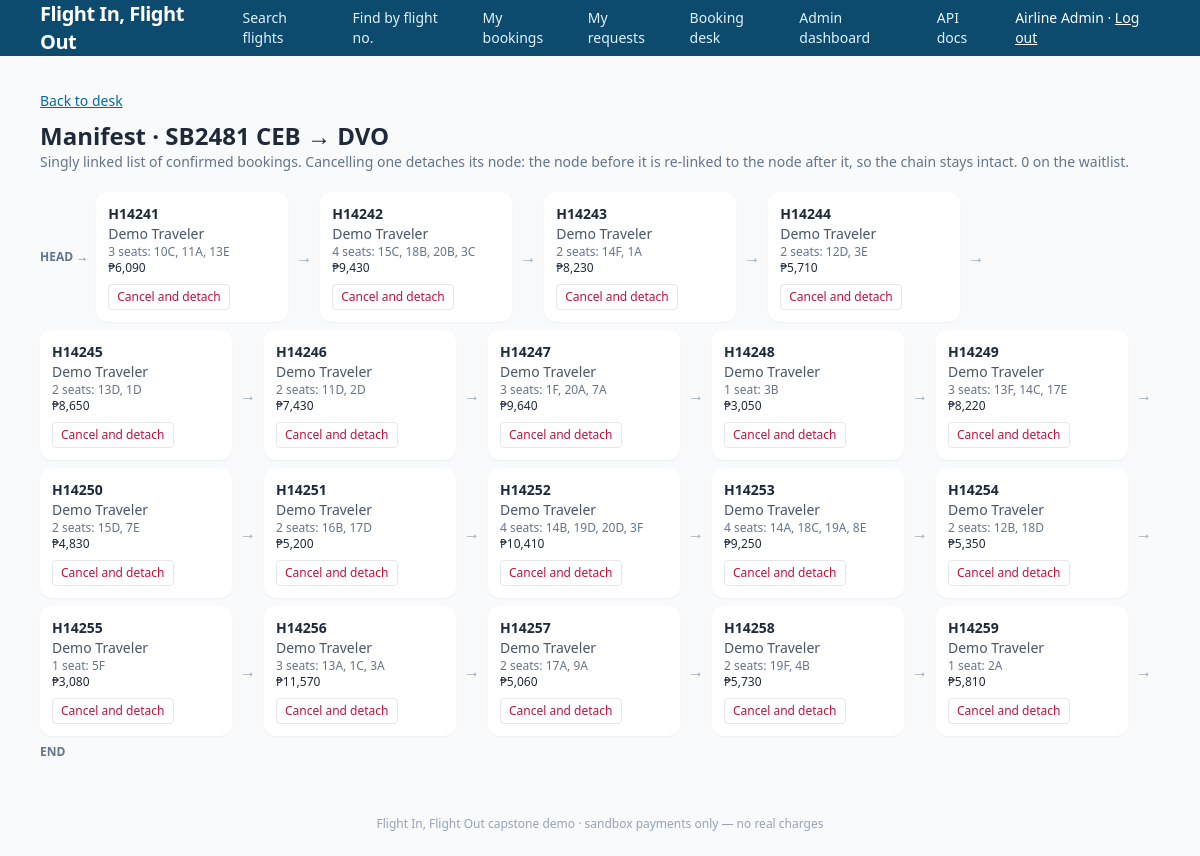
Page /desk/flights/2381/manifest (signed in) on the committed database.
### app/models.py (models this page shows, shortened)
class User(Base):
    __tablename__ = "users"
    id: Mapped[int] = mapped_column(primary_key=True)
    email: Mapped[str] = mapped_column(String(160), unique=True, index=True)
    name: Mapped[str] = mapped_column(String(120))
    pw_hash: Mapped[str] = mapped_column(String(200))
    is_admin: Mapped[bool] = mapped_column(Boolean, default=False)

class Flight(Base):
    __tablename__ = "flights"
    id: Mapped[int] = mapped_column(primary_key=True)
    number: Mapped[str] = mapped_column(String(8), index=True)
    origin: Mapped[str] = mapped_column(ForeignKey("airports.code"))
    dest: Mapped[str] = mapped_column(ForeignKey("airports.code"))
    depart: Mapped[datetime] = mapped_column(DateTime, index=True)
    arrive: Mapped[datetime] = mapped_column(DateTime)
    base_price: Mapped[int] = mapped_column(Integer)  # economy base fare, PHP
    aircraft_id: Mapped[int] = mapped_column(ForeignKey("aircraft.id"))
    aircraft: Mapped[Aircraft] = relationship(lazy="joined")
    origin_airport: Mapped[Airport] = relationship(foreign_keys=[origin], lazy="joined")
    dest_airport: Mapped[Airport] = relationship(foreign_keys=[dest], lazy="joined")
    __table_args__ = (Index("ix_flight_route", "origin", "dest", "depart"),)

### app/main.py (the view)
@app.get("/desk/flights/{fid}/manifest", response_class=HTMLResponse)
def desk_manifest(fid: int, request: Request, db=Depends(get_db), user=Depends(require_admin)):
    f = _flight(db, fid)
    return page(request, "manifest.html", user, f=f, chain=desk.manifest(db, fid).to_list(),
                waiting=len(desk.waitlist_deque(db, fid)))

### app/db.py (called while the page is built)
def get_db():
    db = SessionLocal()
    try:
        yield db
    finally:
        db.close()

### app/desk.py (called while the page is built)
def waitlist_deque(db, flight_id: int) -> Deque:
    dq = Deque()
    rows = db.scalars(select(BookingRequest).where(BookingRequest.flight_id == flight_id,
                                                   BookingRequest.status == "waitlisted")
                      .order_by(BookingRequest.waitlisted_at, BookingRequest.id)).unique().all()
    for r in rows:
        dq.push_back(r)                                   # join at the back
    return dq

def manifest(db, flight_id: int) -> SinglyLinkedList:
    chain = SinglyLinkedList()
    for b in db.scalars(select(Booking).where(Booking.flight_id == flight_id, Booking.status == "confirmed")
                        .order_by(Booking.id)).unique():
        chain.append({"id": b.id, "ref": b.ref, "name": b.user.name,
                      "seats": sorted(p.seat_no for p in b.passengers), "total": b.total_amount})
    return chain

### app/dsa.py (called while the page is built)
    def __len__(self) -> int:
        return self._n

    def __len__(self) -> int:
        return self._n

    def append(self, value: Any) -> None:
        node = _SNode(value)
        if self.tail is None:
            self.head = self.tail = node
        else:
            self.tail.next = node
            self.tail = node
        self._n += 1

    def __iter__(self) -> Iterator[Any]:
        node = self.head
        while node:
            yield node.value
            node = node.next

    def to_list(self) -> list:
        return list(self)

### app/main.py (called while the page is built)
def current_user(request: Request, db=Depends(get_db)) -> User | None:
    uid = request.session.get("uid")
    return db.get(User, uid) if uid else None

def require_user(request: Request, user=Depends(current_user)) -> User:
    if not user:
        raise NeedLogin(request.url.path)
    return user

def require_admin(user=Depends(require_user)) -> User:
    if not user.is_admin:
        raise HTTPException(403, "Admins only")
    return user

def page(request: Request, name: str, user, status_code=200, **ctx):
    note = None if name.startswith("_") else request.session.pop("flash", None)  # not for HTMX fragments
    return templates.TemplateResponse(request, name, {"user": user, "flash": note, **ctx}, status_code=status_code)

def _flight(db, fid) -> Flight:
    f = db.get(Flight, fid)
    if not f:
        raise HTTPException(404, "Flight not found")
    return f

### templates/manifest.html (shortened to what this page needs)
{% extends "base.html" %}
{% block content %}
<a href="/desk" class="text-sm text-sky-700 underline">Back to desk</a>
<h1 class="text-2xl font-bold mt-2">Manifest · {{ f.number }} {{ f.origin }} → {{ f.dest }}</h1>
<p class="text-sm text-slate-500 mb-5">Singly linked list of confirmed bookings. Cancelling one detaches its node: the node before it is re-linked to the node after it, so the chain stays intact. {{ waiting }} on the waitlist.</p>
<div class="flex flex-wrap items-stretch gap-2">
  <span class="self-center text-xs font-semibold text-slate-500">HEAD →</span>
  {% for n in chain %}
    <div class="bg-white rounded-xl shadow-sm p-3 text-sm w-48">
      <b>{{ n.ref }}</b><div class="text-slate-600">{{ n.name }}</div>
      <div class="text-xs text-slate-500">{{ n.seats|length }} seat{{ '' if n.seats|length==1 else 's' }}: {{ (n.seats[:6]|join(', ')) }}{{ '...' if n.seats|length>6 }}</div>
      <div class="text-xs mb-2">{{ n.total|peso }}</div>
      <form method="post" action="/desk/flights/{{ f.id }}/manifest/{{ n.id }}/cancel"><button class="text-xs border rounded px-2 py-1 hover:bg-rose-50 text-rose-700">Cancel and detach</button></form>
    </div>
    <span class="self-center text-slate-400">→</span>
  {% endfor %}
  <span class="self-center text-xs font-semibold text-slate-500">END</span>
</div>
{% endblock %}

### templates/base.html (shortened to what this page needs)
<!doctype html>
<html lang="en">
<head>
  <script src="https://cdn.tailwindcss.com"></script>
</head>
<body class="bg-slate-50 text-slate-800 min-h-screen flex flex-col">
  <header class="bg-sky-900 text-white">
    <nav class="max-w-6xl mx-auto px-4 h-14 flex items-center gap-6">
      <a href="/" class="text-xl font-bold tracking-tight">Flight In, Flight Out</a>
      <a href="/" class="text-sky-100 hover:text-white text-sm">Search flights</a>
      <a href="/find" class="text-sky-100 hover:text-white text-sm">Find by flight no.</a>
      {% if user %}<a href="/bookings" class="text-sky-100 hover:text-white text-sm">My bookings</a>
      <a href="/requests" class="text-sky-100 hover:text-white text-sm">My requests</a>{% endif %}
      {% if user and user.is_admin %}<a href="/desk" class="text-sky-100 hover:text-white text-sm">Booking desk</a>{% endif %}
      {% if user and user.is_admin %}<a href="/admin" class="text-sky-100 hover:text-white text-sm">Admin dashboard</a>{% endif %}
      <a href="/docs" class="text-sky-100 hover:text-white text-sm">API docs</a>
      <span class="ml-auto text-sm">
        {% if user %}{{ user.name }} · <a class="underline" href="/logout">Log out</a>
        {% else %}<a class="underline" href="/login">Log in</a> · <a class="underline" href="/register">Register</a>{% endif %}
      </span>
    </nav>
  </header>
  <main class="max-w-6xl mx-auto w-full px-4 py-8 flex-1">
    {% block content %}{% endblock %}</main>
  <footer class="text-center text-xs text-slate-400 py-6">Flight In, Flight Out capstone demo · sandbox payments only — no real charges</footer>
</body>
</html>

### rows in the picture
User: name "Airline Admin"
Flight: number "SB2481", origin "CEB", dest "DVO"
User: ref "H14241", name "Demo Traveler", seats|length "3", seats "s", seats "10C, 11A, 13E", total|peso "₱6,090", ref "H14242", seats|length "4", seats "15C, 18B, 20B, 3C", total|peso "₱9,430", ref "H14243", seats|length "2", seats "14F, 1A", total|peso "₱8,230", ref "H14244", seats "12D, 3E", total|peso "₱5,710", ref "H14245", seats "13D, 1D", total|peso "₱8,650", ref "H14246", seats "11D, 2D", total|peso "₱7,430", ref "H14247", seats "1F, 20A, 7A", total|peso "₱9,640", ref "H14248", seats|length "1", seats "3B", total|peso "₱3,050", ref "H14249", seats "13F, 14C, 17E", total|peso "₱8,220", ref "H14250", seats "15D, 7E", total|peso "₱4,830", ref "H14251", seats "16B, 17D", total|peso "₱5,200", ref "H14252", seats "14B, 19D, 20D, 3F", total|peso "₱10,410", ref "H14253", seats "14A, 18C, 19A, 8E", total|peso "₱9,250", ref "H14254", seats "12B, 18D", total|peso "₱5,350", ref "H14255", seats "5F", total|peso "₱3,080", ref "H14256", seats "13A, 1C, 3A", total|peso "₱11,570", ref "H14257", seats "17A, 9A", total|peso "₱5,060", ref "H14258", seats "19F, 4B", total|peso "₱5,730", ref "H14259", seats "2A", total|peso "₱5,810"

### other values in the picture
{{ waiting }} "0"
